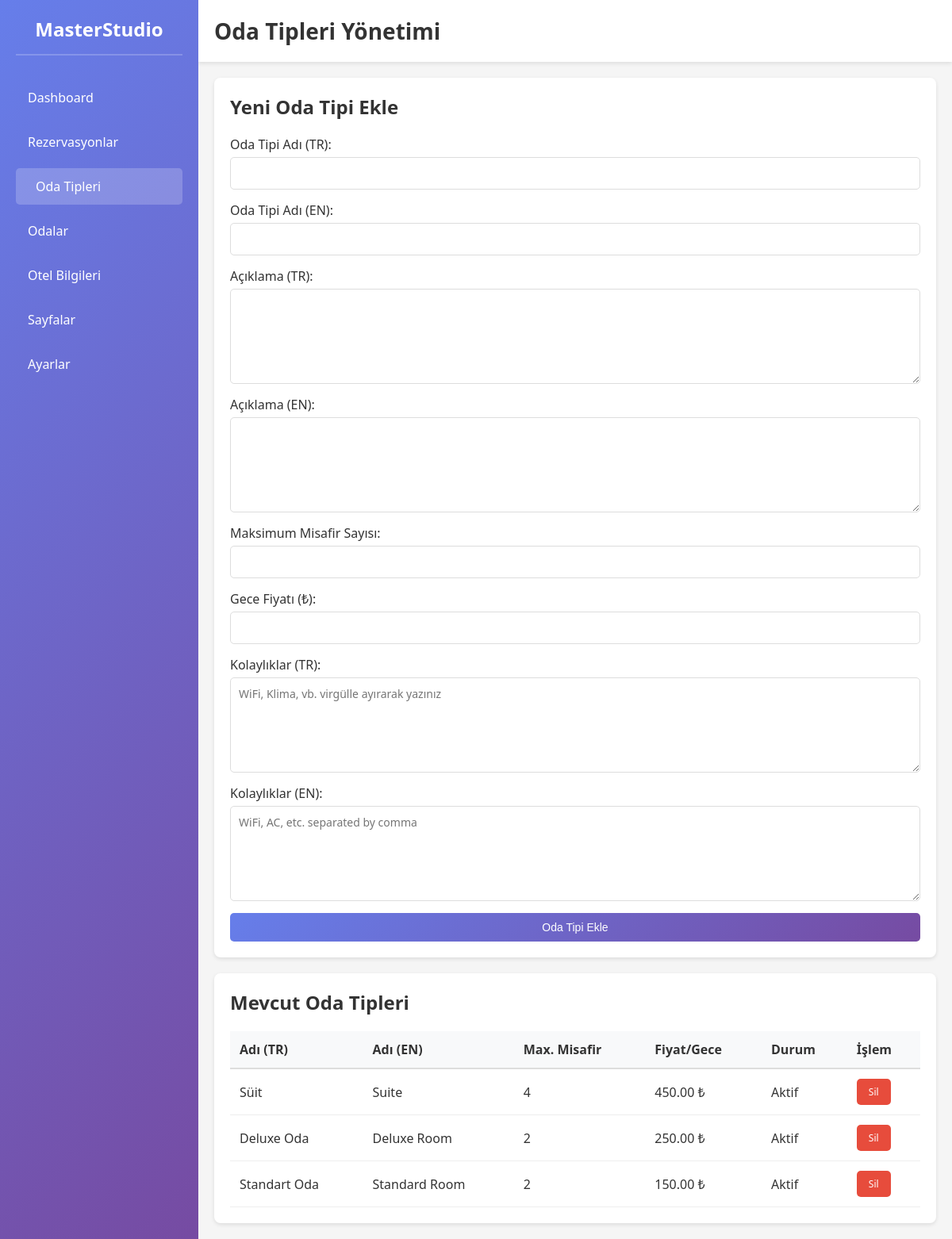
Screenshot of /admin/modules/room-types.php (signed in) with the database file from the repository.
### tables this page shows
CREATE TABLE IF NOT EXISTS `room_types` (
    `id` INT(11) NOT NULL AUTO_INCREMENT,
    `name_tr` VARCHAR(100) NOT NULL,
    `name_en` VARCHAR(100),
    `description_tr` TEXT,
    `description_en` TEXT,
    `max_guests` INT(11) NOT NULL,
    `price_per_night` DECIMAL(10, 2) NOT NULL,
    `amenities_tr` TEXT,
    `amenities_en` TEXT,
    `image_url` VARCHAR(255),
    `is_active` BOOLEAN DEFAULT TRUE,
    `created_at` TIMESTAMP DEFAULT CURRENT_TIMESTAMP,
    `updated_at` TIMESTAMP DEFAULT CURRENT_TIMESTAMP ON UPDATE CURRENT_TIMESTAMP,
    PRIMARY KEY (`id`)
);

### admin/modules/room-types.php (the view, shortened to what this page needs)
<?php
require_once '../../core/config.php';
$room_types = $conn->query("SELECT * FROM room_types ORDER BY id DESC");
?>
<!DOCTYPE html>
<html lang="tr">
<head>
    <link rel="stylesheet" href="../../assets/css/admin-style.css">
</head>
<body>
    <div class="admin-container">
        <aside class="sidebar">
            <div class="sidebar-header">
                <h2>MasterStudio</h2>
            </div>
            <nav>
                <ul>
                    <li><a href="../index.php">Dashboard</a></li>
                    <li><a href="reservations.php">Rezervasyonlar</a></li>
                    <li><a href="room-types.php" class="active">Oda Tipleri</a></li>
                    <li><a href="rooms.php">Odalar</a></li>
                    <li><a href="hotel-info.php">Otel Bilgileri</a></li>
                    <li><a href="pages.php">Sayfalar</a></li>
                    <li><a href="settings.php">Ayarlar</a></li>
                </ul>
            </nav>
        </aside>
        <main class="content">
            <header class="top-bar">
                <h1>Oda Tipleri Yönetimi</h1>
            </header>
            <section class="form-section">
                <h2>Yeni Oda Tipi Ekle</h2>
                <form method="POST" class="form">
                    <div class="form-group">
                        <label for="name_tr">Oda Tipi Adı (TR):</label>
                        <input type="text" id="name_tr" name="name_tr" required>
                    </div>
                    <div class="form-group">
                        <label for="name_en">Oda Tipi Adı (EN):</label>
                        <input type="text" id="name_en" name="name_en">
                    </div>
                    <div class="form-group">
                        <label for="description_tr">Açıklama (TR):</label>
                        <textarea id="description_tr" name="description_tr"></textarea>
                    </div>
                    <div class="form-group">
                        <label for="description_en">Açıklama (EN):</label>
                        <textarea id="description_en" name="description_en"></textarea>
                    </div>
                    <div class="form-group">
                        <label for="max_guests">Maksimum Misafir Sayısı:</label>
                        <input type="number" id="max_guests" name="max_guests" required>
                    </div>
                    <div class="form-group">
                        <label for="price_per_night">Gece Fiyatı (₺):</label>
                        <input type="number" id="price_per_night" name="price_per_night" step="0.01" required>
                    </div>
                    <div class="form-group">
                        <label for="amenities_tr">Kolaylıklar (TR):</label>
                        <textarea id="amenities_tr" name="amenities_tr" placeholder="WiFi, Klima, vb. virgülle ayırarak yazınız"></textarea>
                    </div>
                    <div class="form-group">
                        <label for="amenities_en">Kolaylıklar (EN):</label>
                        <textarea id="amenities_en" name="amenities_en" placeholder="WiFi, AC, etc. separated by comma"></textarea>
                    </div>
                    <button type="submit" class="btn btn-primary">Oda Tipi Ekle</button>
                </form>
            </section>
            <section class="list-section">
                <h2>Mevcut Oda Tipleri</h2>
                <table>
                    <thead>
                        <tr>
                            <th>Adı (TR)</th>
                            <th>Adı (EN)</th>
                            <th>Max. Misafir</th>
                            <th>Fiyat/Gece</th>
                            <th>Durum</th>
                            <th>İşlem</th>
                        </tr>
                    </thead>
                    <tbody>
                        <?php while ($row = $room_types->fetch_assoc()): ?>
                            <tr>
                                <td><?php echo htmlspecialchars($row['name_tr']); ?></td>
                                <td><?php echo htmlspecialchars($row['name_en']); ?></td>
                                <td><?php echo $row['max_guests']; ?></td>
                                <td><?php echo number_format($row['price_per_night'], 2); ?> ₺</td>
                                <td><?php echo $row['is_active'] ? 'Aktif' : 'Pasif'; ?></td>
                                <td>
                                    <a href="?delete_id=<?php echo $row['id']; ?>" class="btn btn-small btn-danger" onclick="return confirm('Silmek istediğinizden emin misiniz?')">Sil</a>
                                </td>
                            </tr>
                        <?php endwhile; ?>
                    </tbody>
                </table>
            </section>
        </main>
    </div>
</body>
</html>

### assets/css/admin-style.css (style rules this page uses)
* { margin: 0; padding: 0; box-sizing: border-box; }
body { font-family: 'Segoe UI', Tahoma, Geneva, Verdana, sans-serif; background-color: #f5f5f5; color: #333; }
.admin-container { display: flex; height: 100vh; }
.sidebar { width: 250px; background: linear-gradient(135deg, #667eea 0%, #764ba2 100%); color: white; padding: 20px; overflow-y: auto; box-shadow: 2px 0 5px rgba(0, 0, 0, 0.1); }
.sidebar-header h2 { font-size: 24px; margin-bottom: 30px; text-align: center; border-bottom: 2px solid rgba(255, 255, 255, 0.2); padding-bottom: 15px; }
.sidebar nav ul { list-style: none; }
.sidebar nav li { margin-bottom: 10px; }
.sidebar nav a { display: block; color: white; text-decoration: none; padding: 12px 15px; border-radius: 5px; transition: all 0.3s ease; }
.sidebar nav a:hover, .sidebar nav a.active { background-color: rgba(255, 255, 255, 0.2); padding-left: 25px; }
.content { flex: 1; overflow-y: auto; background-color: #f5f5f5; }
.top-bar { background: white; padding: 20px; box-shadow: 0 2px 5px rgba(0, 0, 0, 0.1); display: flex; justify-content: space-between; align-items: center; }
.top-bar h1 { font-size: 28px; color: #333; }
.form-section, .list-section { background: white; padding: 20px; margin: 20px; border-radius: 8px; box-shadow: 0 2px 5px rgba(0, 0, 0, 0.1); }
.form-section h2, .list-section h2 { margin-bottom: 20px; color: #333; }
.form { display: flex; flex-direction: column; gap: 15px; }
.form-group { display: flex; flex-direction: column; }
.form-group label { margin-bottom: 5px; font-weight: 500; color: #333; }
.form-group input, .form-group textarea, .form-group select { padding: 10px; border: 1px solid #ddd; border-radius: 5px; font-size: 14px; font-family: inherit; }
.form-group textarea { resize: vertical; min-height: 120px; }
table { width: 100%; border-collapse: collapse; margin-top: 15px; }
table thead { background-color: #f8f9fa; border-bottom: 2px solid #ddd; }
table th { padding: 12px; text-align: left; font-weight: 600; color: #333; }
table td { padding: 12px; border-bottom: 1px solid #eee; }
.btn { padding: 10px 20px; border: none; border-radius: 5px; cursor: pointer; text-decoration: none; display: inline-block; font-size: 14px; transition: all 0.3s ease; text-align: center; }
.btn-primary { background: linear-gradient(135deg, #667eea 0%, #764ba2 100%); color: white; }
.btn-danger { background-color: #e74c3c; color: white; }
.btn-small { padding: 8px 15px; font-size: 12px; }

### rows the page displays
room_types: name_tr "Süit", name_en "Suite", max_guests "4", price_per_night "450.00", is_active "Aktif"
room_types: name_tr "Deluxe Oda", name_en "Deluxe Room", max_guests "2", price_per_night "250.00", is_active "Aktif"
room_types: name_tr "Standart Oda", name_en "Standard Room", max_guests "2", price_per_night "150.00", is_active "Aktif"
